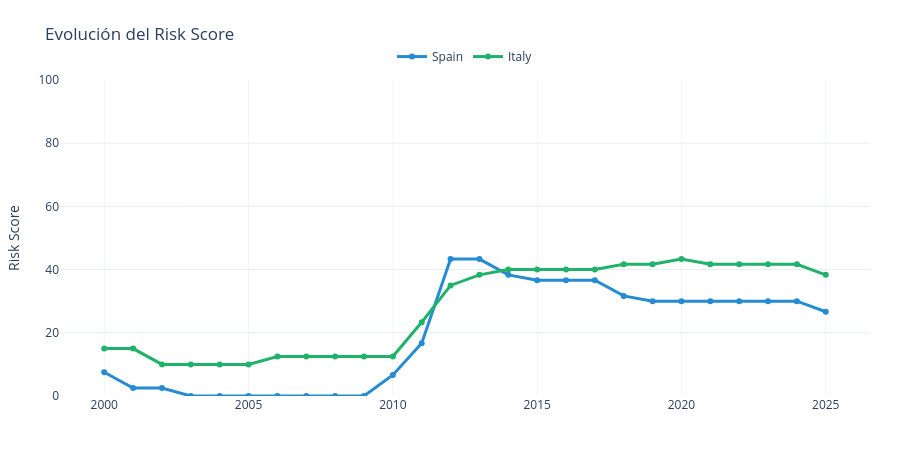

Notebook code for this chart:
### Code cell
fig = plot_risk_evolution(
    ratings,
    data,
    "ESP",
    "ITA"
)

fig.show()

### Figure 1 — Plotly figure (JSON) as saved in the notebook; plotly's stock layout.template omitted (floating-point values rounded to 4 significant figures)
{"data": [{"line": {"color": "#258BD2", "width": 3}, "marker": {"size": 6}, "mode": "lines+markers", "name": "Spain", "type": "scatter", "x": [2000, 2001, 2002, 2003, 2004, 2005, 2006, 2007, 2008, 2009, 2010, 2011, 2012, 2013, 2014, 2015, 2016, 2017, 2018, 2019, 2020, 2021, 2022, 2023, 2024, 2025], "y": [7.5, 2.5, 2.5, 0.0, 0.0, 0.0, 0.0, 0.0, 0.0, 0.0, 6.667, 16.67, 43.33, 43.33, 38.33, 36.67, 36.67, 36.67, 31.67, 30.0, 30.0, 30.0, 30.0, 30.0, 30.0, 26.67]}, {"line": {"color": "#20B26B", "width": 3}, "marker": {"size": 6}, "mode": "lines+markers", "name": "Italy", "type": "scatter", "x": [2000, 2001, 2002, 2003, 2004, 2005, 2006, 2007, 2008, 2009, 2010, 2011, 2012, 2013, 2014, 2015, 2016, 2017, 2018, 2019, 2020, 2021, 2022, 2023, 2024, 2025], "y": [15.0, 15.0, 10.0, 10.0, 10.0, 10.0, 12.5, 12.5, 12.5, 12.5, 12.5, 23.33, 35.0, 38.33, 40.0, 40.0, 40.0, 40.0, 41.67, 41.67, 43.33, 41.67, 41.67, 41.67, 41.67, 38.33]}], "layout": {"height": 450, "hovermode": "x unified", "legend": {"orientation": "h", "x": 0.5, "xanchor": "center", "y": 1.12}, "margin": {"b": 50, "l": 60, "r": 30, "t": 80}, "paper_bgcolor": "white", "plot_bgcolor": "white", "title": {"text": "Evolución del Risk Score"}, "xaxis": {"gridcolor": "#F1F5F9", "title": {"text": ""}}, "yaxis": {"gridcolor": "#E8EDF3", "range": [0, 100], "title": {"text": "Risk Score"}}}}
